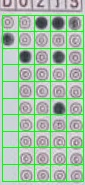
#> input picture ExamVision-AI/images/roll_grid_debug.jpg, 85 x 185 px
$ python -i numerical_reader.py   (imports and definitions only)
#> lines starting #> are read from the running program, lines starting #| are printed output that depends on the picture; after the words box and inside, x2 and y2 are one past the last pixel; in counts of white or black regions, pixels touching at a corner belong together
#> further down, picture is the input picture: shape (185, 85, 3); mean B, G, R 168.6, 191.8, 165.9
import cv2
import numpy as np
from typing import Dict, List, Optional, Tuple


# [35 lines left out: function read_single_column, not called in this run]


def extract_numerical_answer(
    block_img: np.ndarray,
    rows: int = 10,
    cols: int = 7,
    crop_top: int = 26,
    crop_bottom: int = 5,
    crop_left: int = 25,
    crop_right: int = 5,
    min_density: float = 0.20,
    adaptive_block_size: int = 21,
    adaptive_c: int = 10
) -> str:
    """
    Parses a cropped numerical OMR answer block to extract its 7-digit value.

    Args:
        block_img: BGR image crop of the numerical question block.
        rows: Number of digit rows (0-9, standard is 10).
        cols: Number of digits in the answer grid (standard is 7).
        crop_top: Pixels to crop from the top (removes block titles).
        crop_bottom: Pixels to crop from the bottom border.
        crop_left: Pixels to crop from the left border (removes question numbers).
        crop_right: Pixels to crop from the right border.
        min_density: (Legacy) Minimum ratio of white pixels. Covered dynamically by dynamic relative ratio helper.
        adaptive_block_size: Size of pixel neighborhood for local thresholding.
        adaptive_c: Constant subtracted from the mean for local thresholding.

    Returns:
        A 7-character string containing digits (0-9) and "_" representing empty/multi-filled slots.
    """
#> called with rows = 10, cols = 7, crop_top = 26, crop_bottom = 5, crop_left = 25, crop_right = 5, min_density = 0.2, adaptive_block_size = 21
    if block_img is None or block_img.size == 0:
        raise ValueError("Provided crop image is empty or invalid.")

    # Convert to grayscale
    if len(block_img.shape) == 3:
        gray = cv2.cvtColor(block_img, cv2.COLOR_BGR2GRAY)
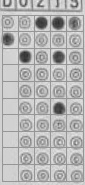
#> gray: shape (185, 85); min 45, max 241, mean 181.4
    else:
        gray = block_img.copy()

    # Preprocess with a subtle blur to smooth contour edges
    blurred = cv2.GaussianBlur(gray, (3, 3), 0)
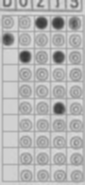
#> blurred: shape (185, 85); min 53, max 221, mean 181.3

    # Convert to inverse binary mask
    binary = cv2.adaptiveThreshold(
        blurred,
        255,
        cv2.ADAPTIVE_THRESH_GAUSSIAN_C,
        cv2.THRESH_BINARY_INV,
        adaptive_block_size,
        adaptive_c
    )
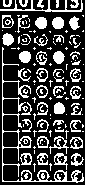
#> binary: shape (185, 85); 27.2% white in thin lines or dots

    # Crop margins to isolate the bubbling grid
    h, w = binary.shape
#> h = 185; w = 85
    t_crop = max(0, min(crop_top, h - 1))
#> t_crop = 26
    b_crop = max(0, min(h - crop_bottom, h))
#> b_crop = 180
    l_crop = max(0, min(crop_left, w - 1))
#> l_crop = 25
    r_crop = max(0, min(w - crop_right, w))
#> r_crop = 80

    grid_binary = binary[t_crop:b_crop, l_crop:r_crop]
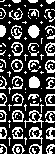
#> grid_binary: shape (154, 55); 28.8% white in thin lines or dots
    grid_h, grid_w = grid_binary.shape
#> grid_h = 154; grid_w = 55

    if grid_h == 0 or grid_w == 0:
        return "_" * cols

    # Alignment settings matching teammate A's coordinate margins
    left_margin = 0
    right_margin = 1
    top_margin = 5
    bottom_margin = 3

    usable_w = grid_w - left_margin - right_margin
#> usable_w = 54
    usable_h = grid_h - top_margin - bottom_margin
#> usable_h = 146

    # Calculate precise cell sizes using floats to prevent rounding drift
    cell_width = usable_w / cols
#> cell_width = 7.71
    cell_height = usable_h / rows
#> cell_height = 14.6

    answer_digits: List[str] = []

    for col in range(cols):
        x1 = int(left_margin + col * cell_width)
        x2 = int(left_margin + (col + 1) * cell_width)
        if col == cols - 1:
            x2 = grid_w - right_margin

        # Compute row densities for this column
        densities: List[float] = []
        for row in range(rows):
            y1 = int(top_margin + row * cell_height)
            y2 = int(top_margin + (row + 1) * cell_height)
            if row == rows - 1:
                y2 = grid_h - bottom_margin

            cell = grid_binary[y1:y2, x1:x2]
            total_pixels = cell.shape[0] * cell.shape[1]
            density = cv2.countNonZero(cell) / float(total_pixels) if total_pixels > 0 else 0
            densities.append(density)

        mean_density = np.mean(densities)

        filled_rows: List[int] = []
        for r, d in enumerate(densities):
            # Check relative threshold (exceeds mean * 1.35) and noise floor (exceeds 0.20)
            if d > 0.20 and d > mean_density * 1.35:
                filled_rows.append(r)

        if len(filled_rows) == 1:
            answer_digits.append(str(filled_rows[0]))
        else:
            answer_digits.append("_")
#> after the loop, answer_digits = ['1', '_', '_', '_', '_', '_', '_']

    return "".join(answer_digits)


# [43 lines left out: function read_numerical_blocks, not called in this run]

>>> import cv2
>>> picture = cv2.imread('../images/roll_grid_debug.jpg')
>>> result = extract_numerical_answer(picture)
#> result = '1______'
